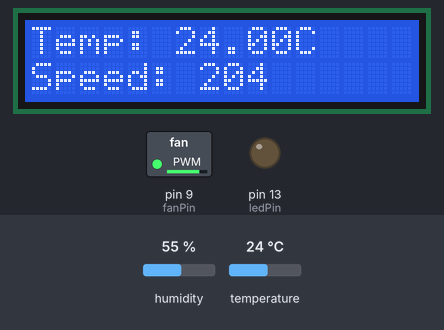
Simulated run of this sketch. Board: Arduino Uno, built with avr-gcc and run on an emulated ATmega328P. Parts: 16×2 character LCD, switched loads named in the sketch (green lamp = pin HIGH), output pins drawn as LEDs (lit = HIGH). The inputs (shaded band) are chosen by the test bench; at power-on: temperature 24 °C, humidity 55 %.

Above: at 1.2 s.
1.3 s: temperature set to 12 °C
At 3.1 s:
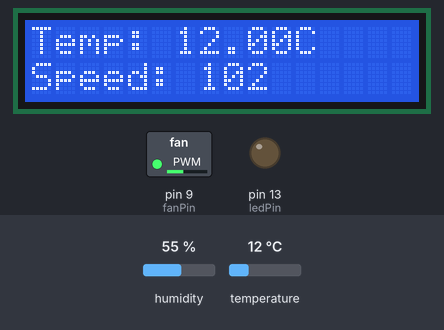
4.0 s: temperature set to 19 °C
At 4.5 s:
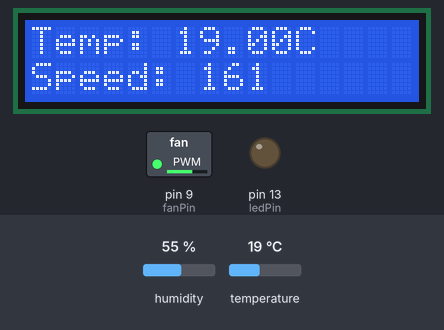
6.7 s: temperature set to 33 °C
At 8.5 s:
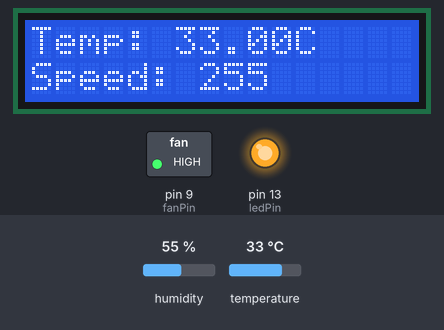
Timing chart, 0 to 10.0 s (numbered marks = the images above; inputs shaded):
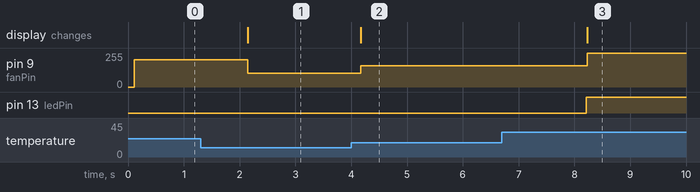

Measured:
- after the input at 1.3 s, pin 9 (fanPin): 204/255 → 102/255 after 0.84 s; the display: changes after 0.84 s (image 1)
- after the input at 4.0 s, pin 9 (fanPin): 102/255 → 161/255 after 0.17 s; the display: changes after 0.17 s (image 2)
- after the input at 6.7 s, pin 9 (fanPin): 161/255 → 255/255 after 1.5 s; pin 13 (ledPin): LOW → HIGH after 1.5 s; the display: changes after 1.5 s (image 3)

The sketch:

AutomaticFanSpeedController.ino
```cpp
#include <Wire.h>
#include <LiquidCrystal_I2C.h>
#include <DHT.h>

// Pin assignments
const int fanPin = 9;           // Connect the fan to digital pin 9
const int ledPin = 13;          // Built-in LED pin
const int I2C_ADDR = 0x27;      // I2C address for the LCD module
const int LCD_COLS = 16;        // Number of columns in the LCD
const int LCD_ROWS = 2;         // Number of rows in the LCD
const int dhtPin = 2;           // Connect the DHT11 sensor to digital pin 2

// Constants
const int thresholdTemp = 30;   // Temperature threshold to turn on the LED
const int maxFanSpeed = 255;    // Maximum fan speed

// Variables
float currentTemp = 0;          // Current temperature read by the sensor
int fanSpeed = 0;               // Fan speed based on temperature

// Initialize the LCD module
LiquidCrystal_I2C lcd(I2C_ADDR, LCD_COLS, LCD_ROWS);

// Initialize the DHT sensor
DHT dht(dhtPin, DHT11);

void setup() {
  // Set up the LCD module
  lcd.begin(LCD_COLS, LCD_ROWS);
  lcd.backlight();

  // Set fanPin as an output
  pinMode(fanPin, OUTPUT);

  // Set ledPin as an output
  pinMode(ledPin, OUTPUT);

  // Initialize the DHT sensor
  dht.begin();
}

void loop() {
  // Read temperature from the DHT11 sensor
  currentTemp = dht.readTemperature();

  // Gradually adjust the fan speed based on temperature
  if (currentTemp <= thresholdTemp) {
    fanSpeed = map(currentTemp, 0, thresholdTemp, 0, maxFanSpeed);
  } else {
    fanSpeed = maxFanSpeed; // Set fan speed to maximum if temperature exceeds threshold
  }

  // Turn on the LED if temperature exceeds the threshold
  if (currentTemp > thresholdTemp) {
    digitalWrite(ledPin, HIGH);
  } else {
    digitalWrite(ledPin, LOW);
  }

  // Display temperature and fan speed on the LCD
  lcd.clear();
  lcd.setCursor(0, 0);
  lcd.print("Temp: ");
  lcd.print(currentTemp);
  lcd.print("C");

  lcd.setCursor(0, 1);
  lcd.print("Speed: ");
  lcd.print(fanSpeed);

  // Set the fan speed
  analogWrite(fanPin, fanSpeed);

  delay(100); // Delay for 1 second before the next iteration
}
```
